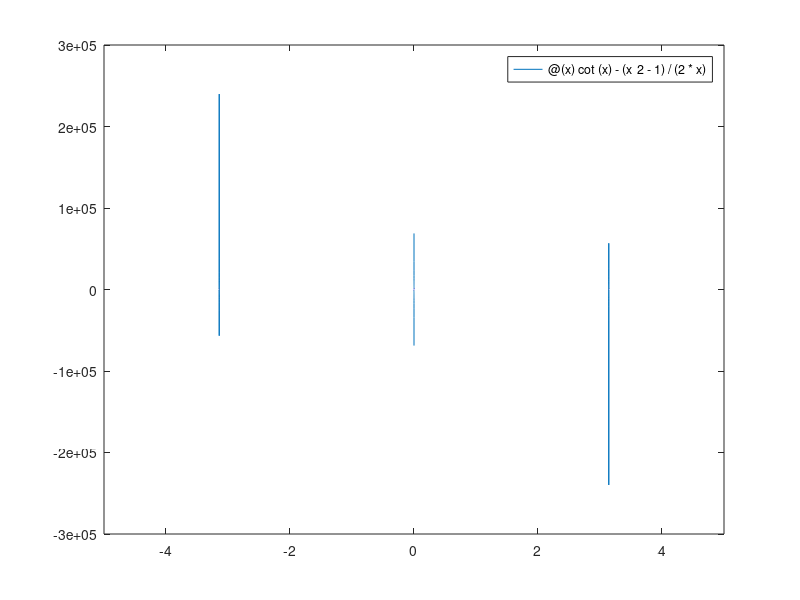

This figure's MATLAB source: (Note: this script raises an error after producing the figure.)
f=@(x) cot(x)-(x^2-1)/(2*x);
fplot(f);

for i=0.25:0.25:1.5
    fzero(f,i);
end
real_root = fzero(f,1.5);
disp(real_root)

%now lets check with newton
syms x;
f = cot(x)-(x^2-1)/(2*x);
root = myNewton(f,0.5,10^-8);
disp(root);

error = abs(real_root-root);
disp(error);
